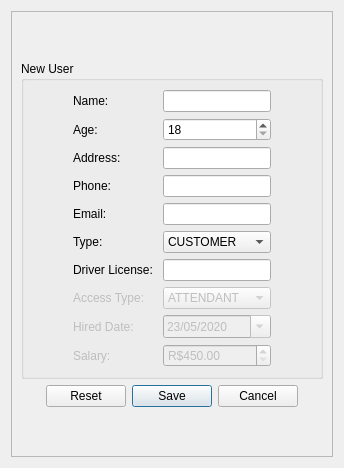
            <widget class="QWidget" name="stackPanelPageAddUser">
             <layout class="QVBoxLayout" name="verticalLayout_13">
              <item>
               <widget class="QFrame" name="frameAddUser">
                <property name="frameShape">
                 <enum>QFrame::StyledPanel</enum>
                </property>
                <property name="frameShadow">
                 <enum>QFrame::Raised</enum>
                </property>
                <layout class="QVBoxLayout" name="verticalLayout_18">
                 <item>
                  <spacer name="verticalSpacer_3">
                   <property name="orientation">
                    <enum>Qt::Vertical</enum>
                   </property>
                   <property name="sizeHint" stdset="0">
                    <size>
                     <width>20</width>
                     <height>40</height>
                    </size>
                   </property>
                  </spacer>
                 </item>
                 <item>
                  <widget class="QGroupBox" name="groupBoxAddUser">
                   <property name="title">
                    <string>New User</string>
                   </property>
                   <layout class="QGridLayout" name="gridLayout_2">
                    <item row="2" column="2">
                     <widget class="QLineEdit" name="leAddress">
                      <property name="maxLength">
                       <number>120</number>
                      </property>
                     </widget>
                    </item>
                    <item row="6" column="2">
                     <widget class="QLineEdit" name="leDrvLicense">
                      <property name="enabled">
                       <bool>true</bool>
                      </property>
                      <property name="maxLength">
                       <number>8</number>
                      </property>
                     </widget>
                    </item>
                    <item row="5" column="1">
                     <widget class="QLabel" name="label_13">
                      <property name="text">
                       <string>Type: </string>
                      </property>
                      <property name="buddy">
                       <cstring>cmbUserType</cstring>
                      </property>
                     </widget>
                    </item>
                    <item row="4" column="1">
                     <widget class="QLabel" name="label_12">
                      <property name="text">
                       <string>Email: </string>
                      </property>
                      <property name="buddy">
                       <cstring>leEmail</cstring>
                      </property>
                     </widget>
                    </item>
                    <item row="7" column="1">
                     <widget class="QLabel" name="lblAccessType">
                      <property name="enabled">
                       <bool>false</bool>
                      </property>
                      <property name="text">
                       <string>Access Type: </string>
                      </property>
                      <property name="buddy">
                       <cstring>cmbAccessType</cstring>
                      </property>
                     </widget>
                    </item>
                    <item row="1" column="1">
                     <widget class="QLabel" name="label_9">
                      <property name="text">
                       <string>Age: </string>
                      </property>
                      <property name="buddy">
                       <cstring>spbAge</cstring>
                      </property>
                     </widget>
                    </item>
                    <item row="2" column="1">
                     <widget class="QLabel" name="label_10">
                      <property name="text">
                       <string>Address:</string>
                      </property>
                      <property name="buddy">
                       <cstring>leAddress</cstring>
                      </property>
                     </widget>
                    </item>
                    <item row="7" column="2">
                     <widget class="QComboBox" name="cmbAccessType">
                      <property name="enabled">
                       <bool>false</bool>
                      </property>
                      <item>
                       <property name="text">
                        <string>ATTENDANT</string>
                       </property>
                      </item>
                      <item>
                       <property name="text">
                        <string>MANAGER</string>
                       </property>
                      </item>
                      <item>
                       <property name="text">
                        <string>ADMIN</string>
                       </property>
                      </item>
                     </widget>
                    </item>
                    <item row="4" column="2">
                     <widget class="QLineEdit" name="leEmail">
                      <property name="maxLength">
                       <number>128</number>
                      </property>
                     </widget>
                    </item>
                    <item row="3" column="2">
                     <widget class="QLineEdit" name="lePhone">
                      <property name="maxLength">
                       <number>15</number>
                      </property>
                     </widget>
                    </item>
                    <item row="0" column="1">
                     <widget class="QLabel" name="label_8">
                      <property name="text">
                       <string>Name: </string>
                      </property>
                      <property name="buddy">
                       <cstring>leUserName</cstring>
                      </property>
                     </widget>
                    </item>
                    <item row="0" column="0">
                     <spacer name="horizontalSpacer_6">
                      <property name="orientation">
                       <enum>Qt::Horizontal</enum>
                      </property>
                      <property name="sizeHint" stdset="0">
                       <size>
                        <width>40</width>
                        <height>20</height>
                       </size>
                      </property>
                     </spacer>
                    </item>
                    <item row="0" column="3">
                     <spacer name="horizontalSpacer_7">
                      <property name="orientation">
                       <enum>Qt::Horizontal</enum>
                      </property>
                      <property name="sizeHint" stdset="0">
                       <size>
                        <width>40</width>
                        <height>20</height>
                       </size>
                      </property>
                     </spacer>
                    </item>
                    <item row="0" column="2">
                     <widget class="QLineEdit" name="leUserName">
                      <property name="maxLength">
                       <number>30</number>
                      </property>
                     </widget>
                    </item>
                    <item row="1" column="2">
                     <widget class="QSpinBox" name="spbAge">
                      <property name="minimum">
                       <number>18</number>
                      </property>
                      <property name="maximum">
                       <number>80</number>
                      </property>
                     </widget>
                    </item>
                    <item row="5" column="2">
                     <widget class="QComboBox" name="cmbUserType">
                      <item>
                       <property name="text">
                        <string>CUSTOMER</string>
                       </property>
                      </item>
                      <item>
                       <property name="text">
                        <string>EMPLOYEE</string>
                       </property>
                      </item>
                     </widget>
                    </item>
                    <item row="3" column="1">
                     <widget class="QLabel" name="label_11">
                      <property name="text">
                       <string>Phone: </string>
                      </property>
                      <property name="buddy">
                       <cstring>lePhone</cstring>
                      </property>
                     </widget>
                    </item>
                    <item row="9" column="1">
                     <widget class="QLabel" name="lblSalary">
                      <property name="enabled">
                       <bool>false</bool>
                      </property>
                      <property name="text">
                       <string>Salary: </string>
                      </property>
                      <property name="buddy">
                       <cstring>spbSalary</cstring>
                      </property>
                     </widget>
                    </item>
                    <item row="9" column="2">
                     <widget class="QDoubleSpinBox" name="spbSalary">
                      <property name="enabled">
                       <bool>false</bool>
                      </property>
                      <property name="prefix">
                       <string>R$</string>
                      </property>
                      <property name="minimum">
                       <double>450.000000000000000</double>
                      </property>
                      <property name="maximum">
                       <double>2000.000000000000000</double>
                      </property>
                      <property name="singleStep">
                       <double>100.000000000000000</double>
                      </property>
                     </widget>
                    </item>
                    <item row="6" column="1">
                     <widget class="QLabel" name="lblDrvLicense">
                      <property name="enabled">
                       <bool>true</bool>
                      </property>
                      <property name="text">
                       <string>Driver License: </string>
                      </property>
                      <property name="buddy">
                       <cstring>leDrvLicense</cstring>
                      </property>
                     </widget>
                    </item>
                    <item row="8" column="1">
                     <widget class="QLabel" name="lblHiredDate">
                      <property name="enabled">
                       <bool>false</bool>
                      </property>
                      <property name="text">
                       <string>Hired Date: </string>
                      </property>
                      <property name="buddy">
                       <cstring>deHiredDate</cstring>
                      </property>
                     </widget>
                    </item>
                    <item row="8" column="2">
                     <widget class="QDateEdit" name="deHiredDate">
                      <property name="enabled">
                       <bool>false</bool>
                      </property>
                      <property name="dateTime">
                       <datetime>
                        <hour>0</hour>
                        <minute>0</minute>
                        <second>0</second>
                        <year>2020</year>
                        <month>5</month>
                        <day>23</day>
                       </datetime>
                      </property>
                      <property name="displayFormat">
                       <string>dd/MM/yyyy</string>
                      </property>
                      <property name="calendarPopup">
                       <bool>true</bool>
                      </property>
                     </widget>
                    </item>
                   </layout>
                  </widget>
                 </item>
                 <item>
                  <widget class="QDialogButtonBox" name="bbAddUser">
                   <property name="standardButtons">
                    <set>QDialogButtonBox::Cancel|QDialogButtonBox::Reset|QDialogButtonBox::Save</set>
                   </property>
                   <property name="centerButtons">
                    <bool>true</bool>
                   </property>
                  </widget>
                 </item>
                 <item>
                  <spacer name="verticalSpacer_4">
                   <property name="orientation">
                    <enum>Qt::Vertical</enum>
                   </property>
                   <property name="sizeHint" stdset="0">
                    <size>
                     <width>20</width>
                     <height>40</height>
                    </size>
                   </property>
                  </spacer>
                 </item>
                </layout>
               </widget>
              </item>
             </layout>
            </widget>
